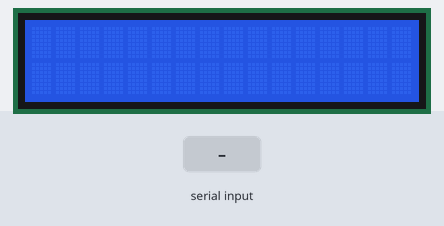
A sketch run on a simulated Arduino Uno, built with avr-gcc and run on an emulated ATmega328P. Shown: 16×2 character LCD. Inputs (shaded band) come from the test bench.

Above: at 1.2 s.
1.3 s: byte 30 received over Serial
At 1.9 s:
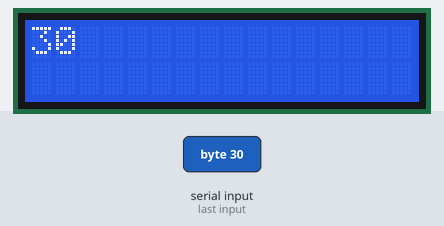
2.8 s: byte 90 received over Serial
At 3.1 s:
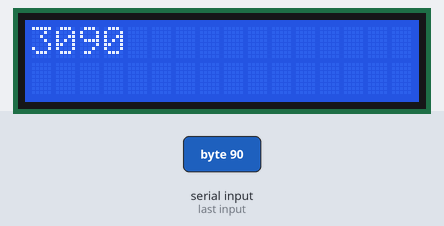
4.3 s: byte 120 received over Serial
At 5.4 s:
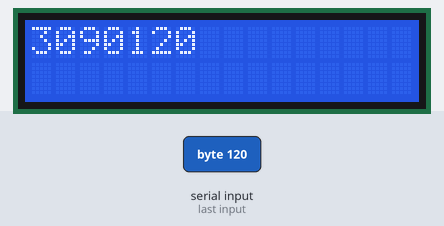
Timing chart, 0 to 7.3 s (numbered marks = the images above; inputs shaded):
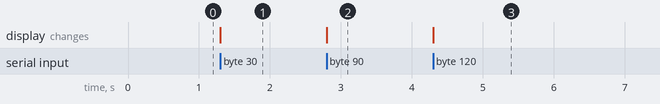

The sketch:

LCDDisplay.ino
```cpp
#include <LiquidCrystal.h>
int matlabData;
LiquidCrystal lcd(12,11,5,4,3,2);
//LiquidCrystal lcd(rs, en, d4, d5, d6, d7);

void setup() {
  lcd.begin(16,2);
  Serial.begin(9600);
}

void loop() {
  if(Serial.available()>0) {
    matlabData=Serial.read();
    lcd.print(matlabData);
  }
}
```

Measured:
- after the input at 1.3 s, the display: changes at once (image 1)
- after the input at 2.8 s, the display: changes at once (image 2)
- after the input at 4.3 s, the display: changes at once (image 3)
